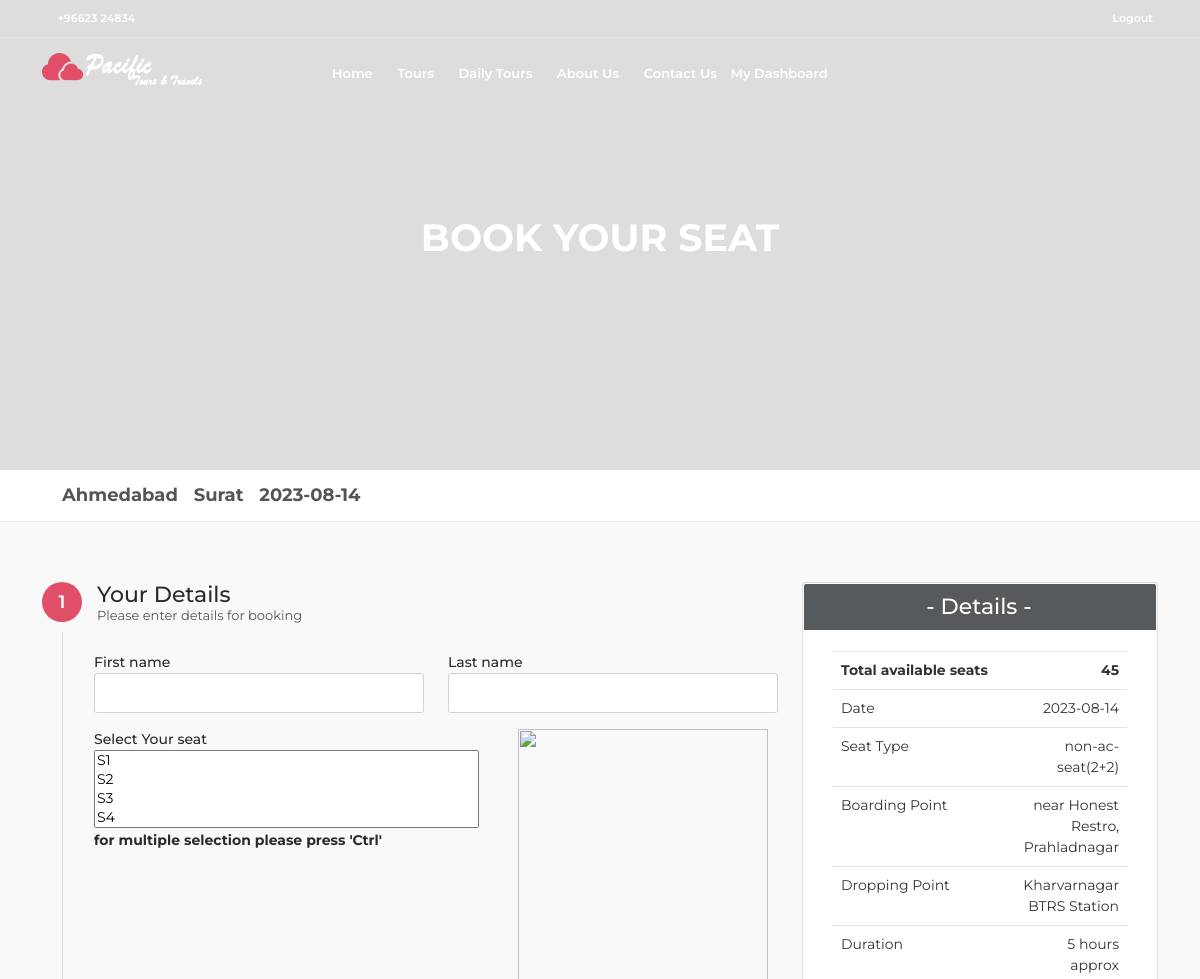
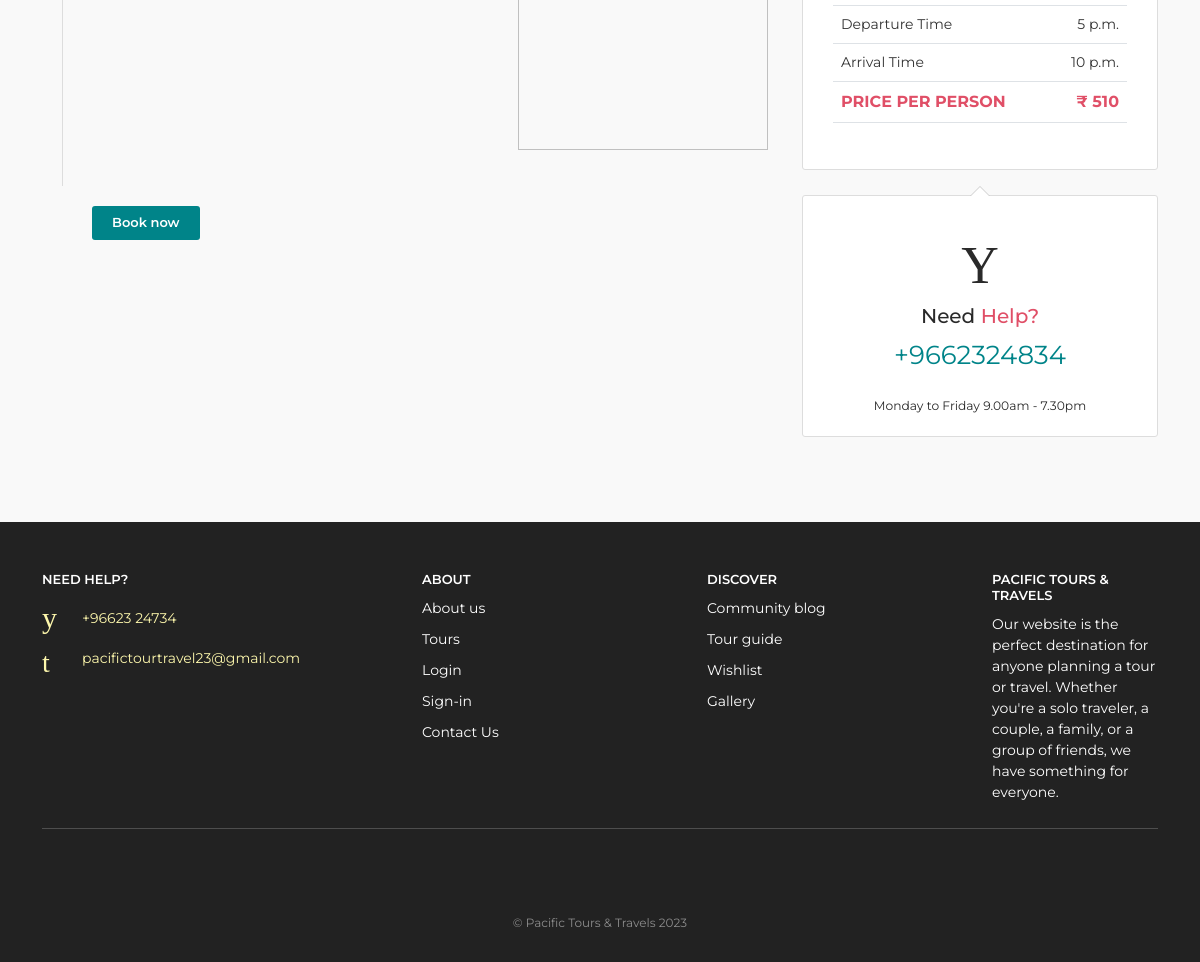
Screenshot of /booking/1/2023-08-14/book_seat/ (signed in) with the database file from the repository (2 pictures, top to bottom).
### booking/models.py (models this page shows, shortened)
class Schedules(models.Model):
    route_fk = models.ForeignKey(Routes,on_delete=models.CASCADE,related_name='schedules_route')
    departureTime = models.TimeField()
    arrivalTime = models.TimeField()
    duration = models.CharField(max_length=20)
    price = models.CharField(max_length=20)
    daysOfWeek = models.CharField(max_length=255,null=False,blank=False)

class Routes(models.Model):
    bus_fk = models.ForeignKey(Bus,on_delete=models.CASCADE,related_name='routes_bus')
    origin_fk = models.ForeignKey(Address,on_delete=models.CASCADE,related_name='routes_origin_address')
    destination_fk = models.ForeignKey(Address,on_delete=models.CASCADE,related_name='routes_destination_address')
    stops_city = models.CharField(max_length=100,default='')
    distance = models.CharField(max_length=255,null=False,blank=False)
    boarding_point = models.CharField(max_length=50,null=True,blank=True)
    dropping_point = models.CharField(max_length=50,null=True,blank=True)

class Address(models.Model):
    city = models.CharField(max_length=100,blank=False,null=False,unique=True)
    state = models.CharField(max_length=100,blank=False,null=False)
    pincode = models.CharField(max_length=10,blank=True,null=True)

class Bus(models.Model):
    name = models.CharField(max_length=50,blank=True,null=True)
    driver_name = models.CharField(max_length=50)
    contact = models.CharField(max_length=10)
    plate_no = models.CharField(max_length=50)
    check_ac = models.CharField(max_length=10,choices=t_type,default='non-ac')
    seat_type = models.CharField(max_length=25,choices=s_type,default='non-ac-seat(2+2)')  # new on 28-1
    max_seats = models.IntegerField()

### booking/views.py (the view, shortened to what this page needs)
# urls.py: path('<int:sid>/<str:date>/book_seat/',views.book_seat,name='book_seat'),
@login_required(login_url='auth_system:login_user')
def book_seat(request,sid,date):
    s_obj = Schedules.objects.get(id=sid)
    bus_s_obj = Bus.objects.get(id=s_obj.route_fk.bus_fk.id)
    date_only = date
    seat_booked = BusBookings_details.objects.filter(busbookings_fk__schedules_fk=s_obj,date=date_only,busbookings_fk__paid=True)#,date=date_only.strftime('%Y/%m/%d')
    s_list = [i.seat_fk.seat_name for i in seat_booked]
    seats = Seat.objects.exclude(seat_name__in=s_list)
    available_seats = Seat.objects.filter(bus_fk=bus_s_obj,id__in=seats)# i added here bus_fk=bus_s_obj,
    user_id = CustomUser.objects.get(id=request.user.id)
    context ={
        'data':s_obj,
        'date':date,
        'seats':available_seats,
        's_count':available_seats.count()
    }
    return render(request,'root/book_seat.html',context)

### templates/root/book_seat.html (shortened to what this page needs)
{% extends 'root/layout.html' %}
{% load static %}
{% block body %}
<section id="hero_2" class="background-image" data-background="url(img/slide_hero_2.jpg)">
    <div class="opacity-mask" data-opacity-mask="rgba(0, 0, 0, 0.6)">
        <div class="intro_title">
            <h1>Book Your Seat</h1>
        </div>
    </div>
</section>
<main>
    <div id="position">
        <div class="container" style="font-size: large;">
            <ul>
                <li><b> {{data.route_fk.origin_fk.city}}
                    </b>
                </li>
                <li><b> {{data.route_fk.destination_fk.city}}
                    </b></li>
                <li><b> {{date}}
                    </b></li>
            </ul>
        </div>
    </div>
    <div class="container margin_60">
        {% if s_count == 0 %}
        <div class="row">
            <div class="col-lg-8 add_bottom_15">
                <h2>Sorry All Seats are booked, please try again </h2>
            </div>
        </div>
        {% else %}
        <form action="." method="POST">
            <div class="row">
                <div class="col-lg-8 add_bottom_15">
                    <div class="form_title">
                        <h3><strong>1</strong>Your Details</h3>
                        <p>
                            Please enter details for booking
                        </p>
                    </div>
                    <div class="step">
                        <div class="row">
                            <div class="col-sm-6">
                                <div class="form-group">
                                    <label>First name</label>
                                    <input type="text" class="form-control" id="firstname" name="firstname" required>
                                </div>
                            </div>
                            <div class="col-sm-6">
                                <div class="form-group">
                                    <label>Last name</label>
                                    <input type="text" class="form-control" id="lastname" name="lastname" required>
                                </div>
                            </div>
                        </div>
                        <div class="row">
                            <div class="col-sm-6">
                                <div class="form-group">
                                    <label>Select Your seat</label>
                                    <div class="styled-select-cat">
                                        <div class="styled-select-cat">
                                            <select name="seats" id="seats" multiple size="4" style="width: 385px;">
                                                {% for i in seats %}
                                                <option value="{{i.seat_name}}">{{i.seat_name}}</option>
                                                {% endfor %}
                                            </select>
                                            <p><b> for multiple selection please press 'Ctrl'</b></p>
                                        </div>
                                    </div>
                                </div>
                            </div>
                            <div class="col-sm-6">
                                <div class="form-group" style="margin-left: 20px;">
                                    {% if data.route_fk.bus_fk.seat_type == 'non-ac-seat(2+2)' %}
                                    <img src="{% static 'img/seat_design_2x2.png' %}" alt="" height="400px"
                                        width="250px" style="margin-left: 50px;">
                                    {% elif data.route_fk.bus_fk.seat_type == 'ac-seat(2+1)' %}
                                    <img src="{% static 'img/seat_design_2x1.png' %}" alt="" height="400px"
                                        width="250px" style="margin-left: 50px;">
                                    {% endif %}
                                </div>
                            </div>
                        </div>
                    </div>
                    <div id="policy">
                        <button class="btn_1"> Book now </button>
                    </div>
                </div>
        </form>
        <aside class="col-lg-4">
            <div class="box_style_1">
                <h3 class="inner">- Details -</h3>
                <table class="table table_summary">
                    <tbody>
                        <tr>
                            <td><b>Total available seats</b></td>
                            <td class="text-end"><b> {{s_count}} </b></td>
                        </tr>
                        <tr>
                            <td>Date</td>
                            <td class="text-end">{{date}}</td>
                        </tr>
                        <tr>
                            <td>
                                Seat Type
                            </td>
                            <td class="text-end">
                                {{data.route_fk.bus_fk.seat_type}}
                            </td>
                        </tr>
                        <tr>
                            <td>
                                Boarding Point
                            </td>
                            <td class="text-end">
                                {{data.route_fk.boarding_point}}
                            </td>
                        </tr>
                        <tr>
                            <td>
                                Dropping Point
                            </td>
                            <td class="text-end">
                                {{data.route_fk.dropping_point}}
                            </td>
                        </tr>
                        <tr>
                            <td>
                                Duration
                            </td>
                            <td class="text-end">
                                {{data.duration}}
                            </td>
                        </tr>
                        <tr>
                            <td>
                                Departure Time
                            </td>
                            <td class="text-end">
                                {{data.departureTime}}
                            </td>
                        </tr>
                        <tr>
                            <td>
                                Arrival Time
                            </td>
                            <td class="text-end">
                                {{data.arrivalTime}}
                            </td>
                        </tr>
                        <tr class="total">
                            <td>
                                Price Per person
                            </td>
                            <td class="text-end">
                                &#x20B9; {{data.price}}
                            </td>
                        </tr>
                    </tbody>
                </table>
            </div>
            <div class="box_style_4">
                <i class="icon_set_1_icon-57"></i>
                <h4>Need <span>Help?</span></h4>
                <a href="tel://9662324834" class="phone">+9662324834</a>
                <small>Monday to Friday 9.00am - 7.30pm</small>
            </div>
        </aside>
        {% endif %}
    </div>
</main>
{% endblock body %}

### rows the page displays
Schedules: route_fk.origin_fk.city "Ahmedabad", route_fk.destination_fk.city "Surat", route_fk.bus_fk.seat_type "non-ac-seat(2+2)", route_fk.boarding_point "near Honest Restro, Prahladnagar", route_fk.dropping_point "Kharvarnagar BTRS Station", duration "5 hours approx", departureTime "5 p.m.", arrivalTime "10 p.m.", price "510"

### other values shown
{{ date }} "2023-08-14"
{{ s_count }} "45"
